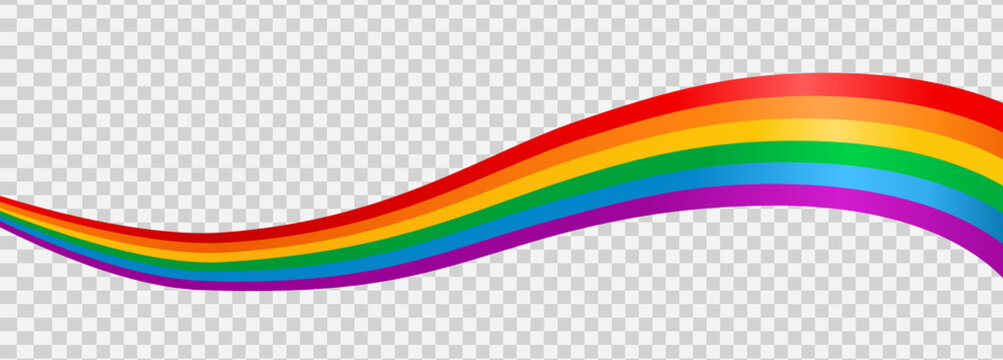
#> input picture assets/test_image.png, 1003 x 360 px
$ python main.py
#> lines starting #> are read from the running program, lines starting #| are printed output that depends on the picture
### image_loader.py
from PIL import Image
import numpy as np

def load_and_prepare_image(image_path, size=(256, 256)):
    image = Image.open(image_path).convert("L")  # Convert to grayscale
    image = image.resize(size)
    image_array = np.array(image) / 255.0  # Normalize to 0–1
    return image_array

### synth.py
import numpy as np

def generate_audio_from_image(image_array, sample_rate=44100, duration_per_column=0.02):
    height, width = image_array.shape
    min_freq, max_freq = 200, 8000
    output = []

    time = np.linspace(0, duration_per_column, int(sample_rate * duration_per_column), endpoint=False)
    freqs = np.linspace(min_freq, max_freq, height)

    for col in range(width):
        frame = np.zeros_like(time)
        for row in range(height):
            amplitude = image_array[height - row - 1, col]
            if amplitude > 0.01:  # threshold to avoid silence
                frame += amplitude * np.sin(2 * np.pi * freqs[row] * time)
        output.append(frame)

    audio_signal = np.concatenate(output)
    audio_signal /= np.max(np.abs(audio_signal))  # Normalize
    return audio_signal.astype(np.float32), sample_rate

### visualizer.py
import numpy as np
import matplotlib.pyplot as plt
from scipy.signal import spectrogram

def show_spectrogram(audio_signal, sample_rate):
    # Compute spectrogram
    f, t, Sxx = spectrogram(audio_signal, sample_rate, nperseg=1024)

    # Convert power spectrogram to decibel scale (log)
    Sxx_dB = 10 * np.log10(Sxx + 1e-10)

    # Plot
    plt.figure(figsize=(10, 6))
    plt.pcolormesh(t, f, Sxx_dB, shading='gouraud', cmap='inferno')
    plt.ylabel('Frequency [Hz]')
    plt.xlabel('Time [sec]')
    plt.title('Spectrogram of Generated Audio')
    plt.colorbar(label='Intensity [dB]')
    plt.ylim(0, 10000)  # Limit to 10 kHz for clarity
    plt.tight_layout()
    plt.show()

### audio_output.py
from scipy.io.wavfile import write

def save_wav_file(filename, sample_rate, audio_data):
    write(filename, sample_rate, (audio_data * 32767).astype("int16"))

### main.py
from image_loader import load_and_prepare_image
from synth import generate_audio_from_image
from audio_output import save_wav_file
from visualizer import show_spectrogram

def main():
    # Load and prepare image
    image_array = load_and_prepare_image("assets/test_image.png", size=(256, 256))
#> in load_and_prepare_image, `image = Image.open(image_path).convert("L")`:
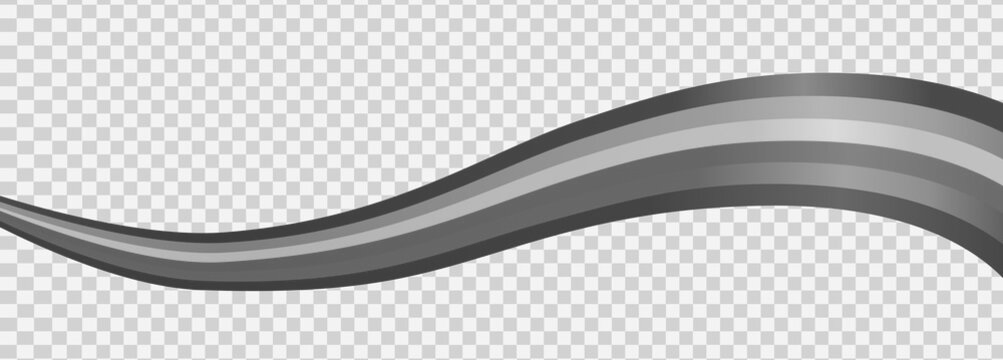
#> image: PIL image 1003x360 L; min 56, max 255, mean 197.9
#> in load_and_prepare_image, `image = image.resize(size)`:
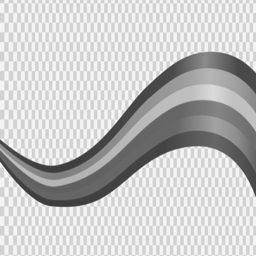
#> image: PIL image 256x256 L; min 57, max 252, mean 197.9

    # Generate audio signal from image
    audio_signal, sample_rate = generate_audio_from_image(image_array)
#> after the loop in generate_audio_from_image, `for col in range(width):`: output = 256 items
#> sample_rate = 44100

    # Save audio to WAV file
    save_wav_file("output.wav", sample_rate, audio_signal)

    # Show spectrogram of generated audio
    show_spectrogram(audio_signal, sample_rate)
#> in show_spectrogram, `f, t, Sxx = spectrogram(audio_signal, sample_rate, nperseg=1024)`:
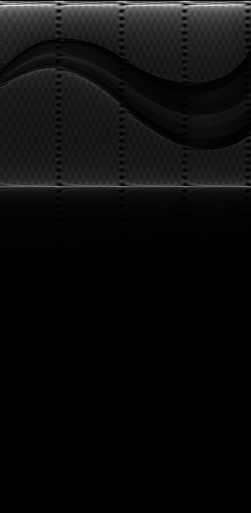
#> Sxx: shape (513, 251) float32; min 1.27e-12, max 2.42e-06, mean 1.19e-07; drawn with min black and max white
#> in show_spectrogram, `f, t, Sxx = spectrogram(audio_signal, sample_rate, nperseg=1024)`: f = 513 values from 0 to 22050; t = 251 values from 0.0116 to 5.09
#> in show_spectrogram, `Sxx_dB = 10 * np.log10(Sxx + 1e-10)`:
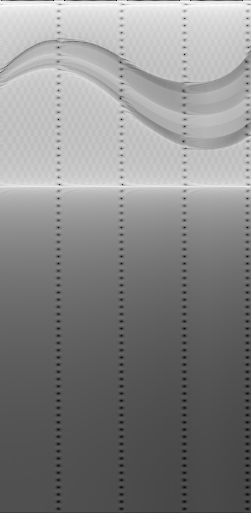
#> Sxx_dB: shape (513, 251) float32; min -99.95, max -56.17, mean -76.68; drawn with min black and max white
#> in show_spectrogram, `plt.show()`:
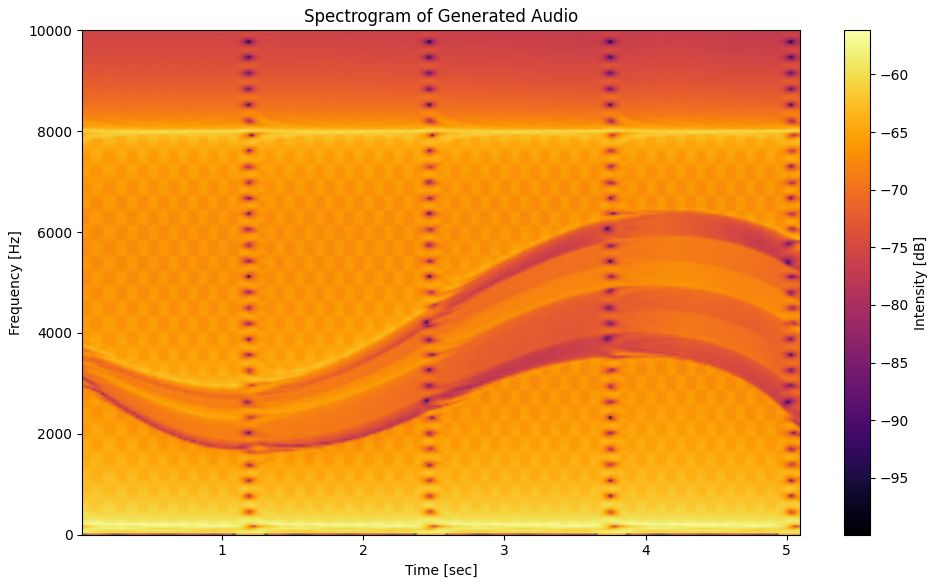
#> figure drawn by matplotlib, 2 panels

if __name__ == "__main__":
    main()
